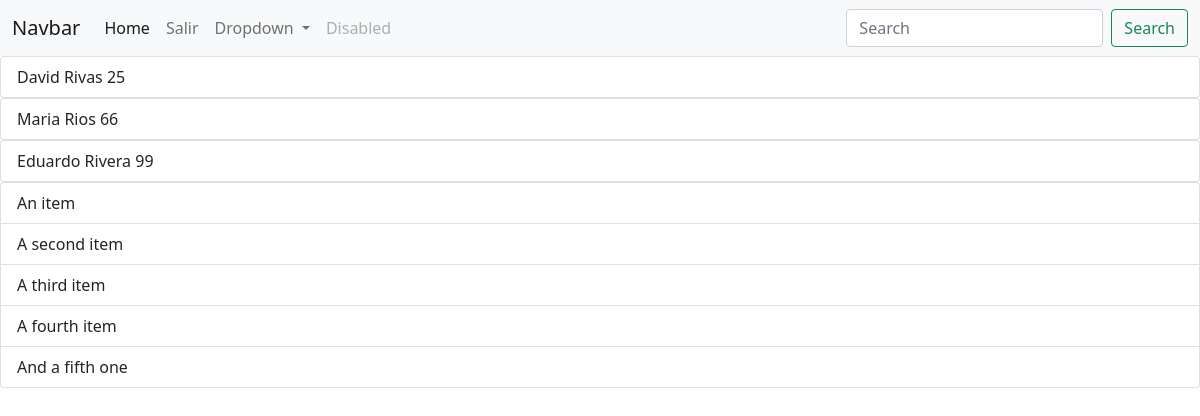
The app's page /clientes, older data.
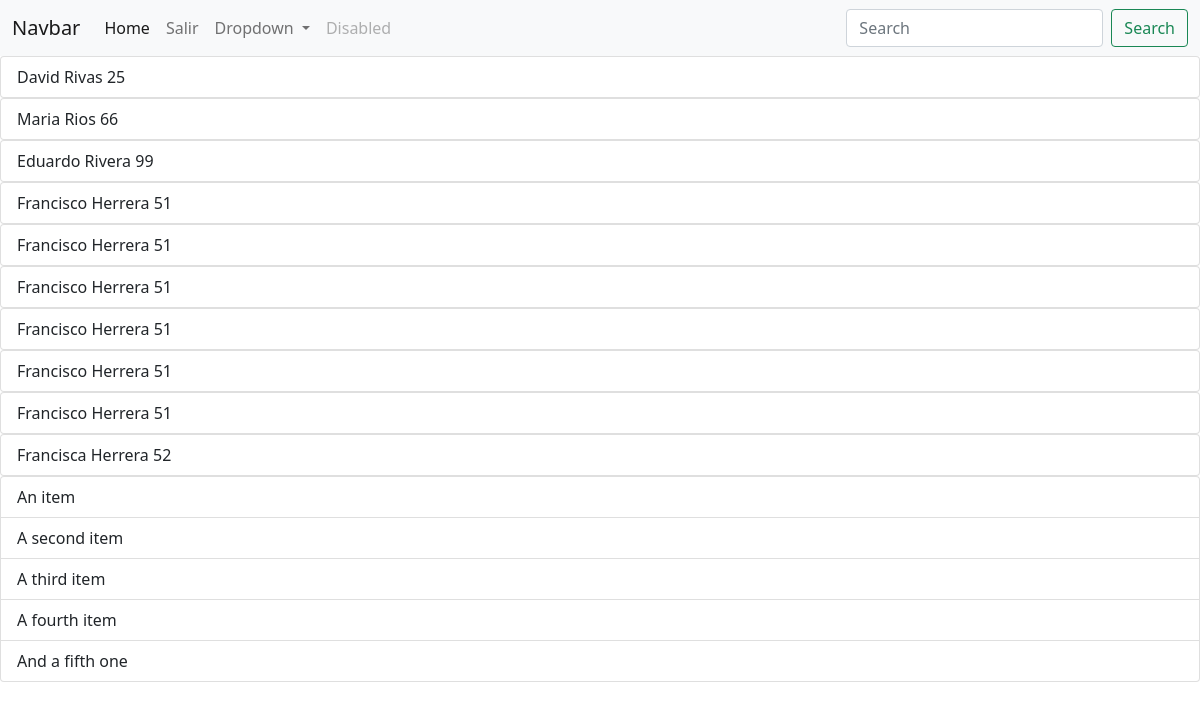
The same page, newer data.
### catalogo/models.py (models this page shows)
class Cliente(models.Model):
    rut = models.CharField(max_length=10, null=False)
    nombre = models.CharField(max_length=50, null=False)
    apellido = models.CharField(max_length=100, null=False)
    edad= models.IntegerField()
    clave= models.CharField(max_length=20)

### catalogo/views.py (the view)
# urls.py: path('clientes', views.clientes),
def clientes(request):
    cliente= Cliente.objects.all()
    return render(request, 'catalogo/clientes.html', {"data":cliente})

### catalogo/templates/catalogo/clientes.html
{% extends 'catalogo/layout.html'%}
{% block content %}
    {% for cli in data %}
    <ul class="list-group">
        {% if cli.edad >= 18 %}
            <li class="list-group-item">{{cli.nombre}} {{cli.apellido}} {{cli.edad}}</li>
        {% endif %}
    </ul>
    {% endfor %}
{% endblock %}

### catalogo/templates/catalogo/layout.html (shortened to what this page needs)
{% load static %}
<!DOCTYPE html>
<html lang="en">
<head>
    <link rel="stylesheet" href="{% static 'css/estilos.css' %}">
    <link href="https://cdn.jsdelivr.net/npm/bootstrap@5.1.0/dist/css/bootstrap.min.css" rel="stylesheet">
</head>
<body>
    <nav class="navbar navbar-expand-lg navbar-light bg-light">
        <div class="container-fluid">
          <a class="navbar-brand" href="#">Navbar</a>
          <div class="collapse navbar-collapse" id="navbarSupportedContent">
            <ul class="navbar-nav me-auto mb-2 mb-lg-0">
              <li class="nav-item">
                <a class="nav-link active" aria-current="page" href="#">Home</a>
              </li>
              <li class="nav-item">
                <a class="nav-link" href="/salir">Salir</a>
              </li>
              <li class="nav-item dropdown">
                <a class="nav-link dropdown-toggle" href="#" id="navbarDropdown" role="button" data-bs-toggle="dropdown" aria-expanded="false">
                  Dropdown
                </a>
              </li>
              <li class="nav-item">
                <a class="nav-link disabled" href="#" tabindex="-1" aria-disabled="true">Disabled</a>
              </li>
            </ul>
            <form class="d-flex">
              <input class="form-control me-2" type="search" placeholder="Search" aria-label="Search">
              <button class="btn btn-outline-success" type="submit">Search</button>
            </form>
          </div>
        </div>
      </nav>
    {% block content %}
    {% endblock %}
    <footer>
        <ul class="list-group">
            <li class="list-group-item">An item</li>
            <li class="list-group-item">A second item</li>
            <li class="list-group-item">A third item</li>
            <li class="list-group-item">A fourth item</li>
            <li class="list-group-item">And a fifth one</li>
        </ul>
    </footer>
</body>
</html>

### catalogo/static/css/estilos.css (style rules this page uses)
html, body { width: 100%; height: 100%; }
* { margin:0; padding: 0; }

Row changes from the older to the newer data that the page shows:
added Cliente: nombre "Francisco", apellido "Herrera", edad "51"
added Cliente: nombre "Francisco", apellido "Herrera", edad "51"
added Cliente: nombre "Francisco", apellido "Herrera", edad "51"
added Cliente: nombre "Francisco", apellido "Herrera", edad "51"
added Cliente: nombre "Francisco", apellido "Herrera", edad "51"
added Cliente: nombre "Francisco", apellido "Herrera", edad "51"
added Cliente: nombre "Francisca", apellido "Herrera", edad "52"
